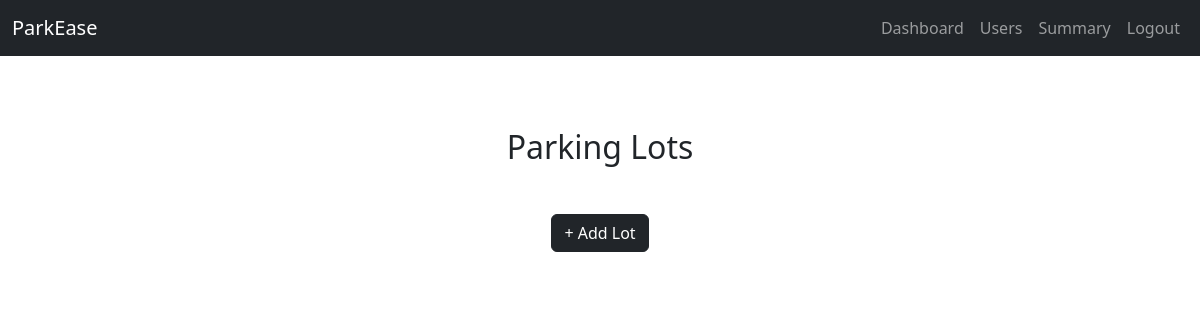
Page /admin/dashboard (signed in) on the earlier database version.
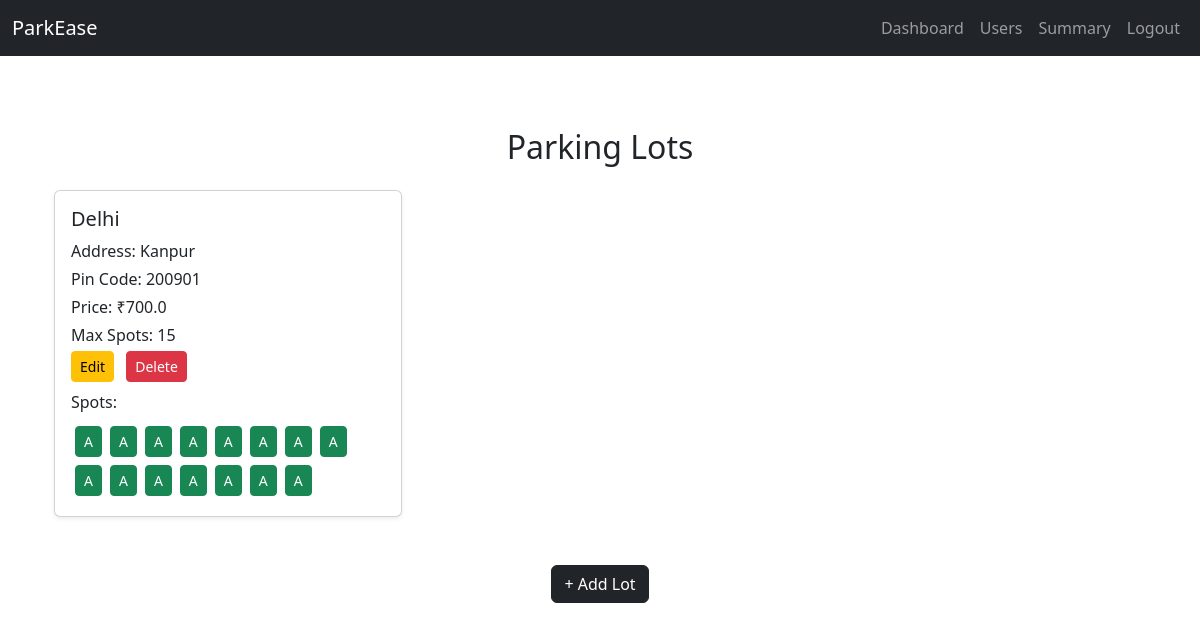
Same page on the later database version.
### models.py (models this page shows)
class ParkingLot(db.Model):
    __tablename__ = 'parking_lots'
    id = db.Column(db.Integer, primary_key=True)
    prime_location_name = db.Column(db.String(100), nullable=False)
    address = db.Column(db.String(200), nullable=False)
    pin_code = db.Column(db.String(10), nullable=False)
    price = db.Column(db.Float, nullable=False)
    max_spots = db.Column(db.Integer, nullable=False)
    spots = db.relationship('ParkingSpot', back_populates='lot', cascade='all, delete-orphan')

class ParkingSpot(db.Model):
    __tablename__ = 'parking_spots'
    id = db.Column(db.Integer, primary_key=True)
    lot_id = db.Column(db.Integer, db.ForeignKey('parking_lots.id'), nullable=False)
    status = db.Column(db.String(1), nullable=False, default='A')  # 'A' for available, 'O' for occupied
    lot = db.relationship('ParkingLot', back_populates='spots')
    reservations = db.relationship('Reservation', back_populates='spot')

### routes.py (the view)
    @app.route('/admin/dashboard')
    def admin_dashboard():
        if not session.get('admin'):
            return redirect(url_for('admin_login'))
        lots = ParkingLot.query.all()
        return render_template('admin_dashboard.html', parking_lots=lots)

### templates/admin_dashboard.html (shortened to what this page needs)
<!DOCTYPE html>
<html lang="en">
<head>
    <link href="https://cdn.jsdelivr.net/npm/bootstrap@5.3.0/dist/css/bootstrap.min.css" rel="stylesheet">
</head>
{% extends 'index.html' %}
    {% block content %}
    <div class="container mt-4">
        <h2 class="text-center mb-4">Parking Lots</h2>
        <div class="row">
            {% for lot in parking_lots %}
                <div class="col-md-4 mb-4">
                    <div class="card shadow-sm">
                        <div class="card-body">
                            <h5 class="card-title">{{ lot.prime_location_name }}</h5>
                            <p class="mb-1">Address: {{ lot.address }}</p>
                            <p class="mb-1">Pin Code: {{ lot.pin_code }}</p>
                            <p class="mb-1">Price: ₹{{ lot.price }}</p>
                            <p class="mb-1">Max Spots: {{ lot.max_spots }}</p>
                            <div class="mb-2">
                                <a class="btn btn-warning btn-sm me-2" href="{{ url_for('edit_parking_lot', lot_id=lot.id) }}">Edit</a>
                                <form method="post" action="{{ url_for('delete_parking_lot', lot_id=lot.id) }}" style="display:inline;">
                                    <button type="submit" class="btn btn-danger btn-sm">Delete</button>
                                </form>
                            </div>
                            <p class="mb-2">Spots:</p>
                            <div class="d-flex flex-wrap">
                                {% for spot in lot.spots %}
                                    <button class="btn btn-sm {% if spot.status == 'A' %}btn-success{% else %}btn-danger{% endif %} m-1" onclick="window.location.href='{{ url_for('view_spot_details', spot_id=spot.id) }}'">
                                        {{ 'A' if spot.status == 'A' else 'O' }}
                                    </button>
                                {% endfor %}
                            </div>
                        </div>
                    </div>
                </div>
            {% endfor %}
        </div>
        <div class="text-center mt-4">
            <a class="btn btn-dark" href="{{ url_for('add_parking_lot') }}">+ Add Lot</a>
        </div>
    </div>
    {% endblock %}

### templates/index.html (shortened to what this page needs)
<!DOCTYPE html>
<html lang="en">
<head>
    <link href="https://cdn.jsdelivr.net/npm/bootstrap@5.3.0/dist/css/bootstrap.min.css" rel="stylesheet">
</head>
<body>
    <nav class="navbar navbar-expand-lg navbar-dark bg-dark mb-4">
        <div class="container-fluid">
            <a class="navbar-brand" href="{{ url_for('index') }}">ParkEase</a>
            <div class="collapse navbar-collapse">
                <ul class="navbar-nav ms-auto">
                    {% if session.get('admin') %}
                        <li class="nav-item"><a class="nav-link" href="{{ url_for('admin_dashboard') }}">Dashboard</a></li>
                        <li class="nav-item"><a class="nav-link" href="{{ url_for('admin_users') }}">Users</a></li>
                        <li class="nav-item"><a class="nav-link" href="{{ url_for('admin_summary') }}">Summary</a></li>
                        <li class="nav-item"><a class="nav-link" href="{{ url_for('logout') }}">Logout</a></li>
                    {% elif session.get('user_id') %}
                        <li class="nav-item"><a class="nav-link" href="{{ url_for('user_dashboard') }}">Dashboard</a></li>
                        <li class="nav-item"><a class="nav-link" href="{{ url_for('user_summary') }}">Summary</a></li>
                        <li class="nav-item"><a class="nav-link" href="{{ url_for('logout') }}">Logout</a></li>
                    {% else %}
                        <li class="nav-item"><a class="nav-link" href="{{ url_for('admin_login') }}">Admin Login</a></li>
                    {% endif %}
                </ul>
            </div>
        </div>
    </nav>
    <div class="container">
        <div class="row justify-content-center">
        </div>
        {% block content %}{% endblock %}
    </div>
</body>
</html>

Differences in the rows shown:
added ParkingLot: prime_location_name "Delhi", address "Kanpur", pin_code "200901", price "700.0", max_spots "15"
added ParkingSpot: status "A"
added ParkingSpot: status "A"
added ParkingSpot: status "A"
added ParkingSpot: status "A"
added ParkingSpot: status "A"
added ParkingSpot: status "A"
added ParkingSpot: status "A"
added ParkingSpot: status "A"
added ParkingSpot: status "A"
added ParkingSpot: status "A"
added ParkingSpot: status "A"
added ParkingSpot: status "A"
added ParkingSpot: status "A"
added ParkingSpot: status "A"
added ParkingSpot: status "A"
